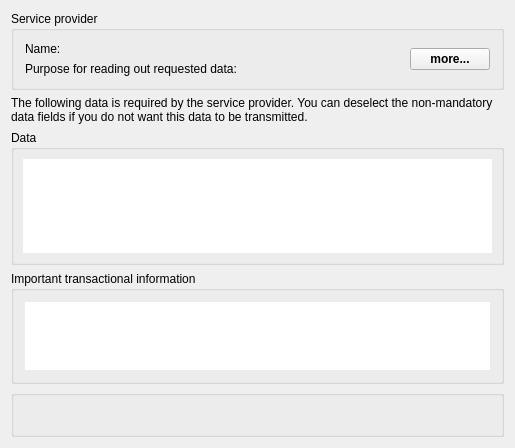
<?xml version="1.0" encoding="UTF-8"?>
<ui version="4.0">
 <class>StepAuthenticationEac1Widget</class>
 <widget class="QWidget" name="StepAuthenticationEac1Widget">
  <property name="geometry">
   <rect>
    <x>0</x>
    <y>0</y>
    <width>515</width>
    <height>448</height>
   </rect>
  </property>
  <property name="sizePolicy">
   <sizepolicy hsizetype="Expanding" vsizetype="Expanding">
    <horstretch>0</horstretch>
    <verstretch>0</verstretch>
   </sizepolicy>
  </property>
  <property name="windowTitle">
   <string>AusweisApp2</string>
  </property>
  <layout class="QVBoxLayout" name="verticalLayout">
   <item>
    <widget class="QGroupBox" name="certificateDescriptionGroupBox">
     <property name="focusPolicy">
      <enum>Qt::TabFocus</enum>
     </property>
     <property name="title">
      <string>Service provider</string>
     </property>
     <layout class="QVBoxLayout" name="verticalLayout_4">
      <item>
       <widget class="QWidget" name="detailsWidget" native="true">
        <layout class="QHBoxLayout" name="horizontalLayout_2">
         <property name="leftMargin">
          <number>0</number>
         </property>
         <property name="topMargin">
          <number>0</number>
         </property>
         <property name="rightMargin">
          <number>0</number>
         </property>
         <property name="bottomMargin">
          <number>0</number>
         </property>
         <item>
          <widget class="QWidget" name="widget_2" native="true">
           <layout class="QFormLayout" name="formLayout_2">
            <property name="fieldGrowthPolicy">
             <enum>QFormLayout::AllNonFixedFieldsGrow</enum>
            </property>
            <property name="horizontalSpacing">
             <number>6</number>
            </property>
            <property name="verticalSpacing">
             <number>6</number>
            </property>
            <property name="leftMargin">
             <number>0</number>
            </property>
            <property name="topMargin">
             <number>0</number>
            </property>
            <property name="rightMargin">
             <number>0</number>
            </property>
            <property name="bottomMargin">
             <number>0</number>
            </property>
            <item row="2" column="0">
             <widget class="QLabel" name="usageLabel">
              <property name="focusPolicy">
               <enum>Qt::TabFocus</enum>
              </property>
              <property name="text">
               <string>Purpose for reading out requested data:</string>
              </property>
             </widget>
            </item>
            <item row="2" column="1">
             <widget class="QLabel" name="usage">
              <property name="focusPolicy">
               <enum>Qt::TabFocus</enum>
              </property>
              <property name="wordWrap">
               <bool>true</bool>
              </property>
             </widget>
            </item>
            <item row="1" column="0">
             <widget class="QLabel" name="subjectNameLabel">
              <property name="focusPolicy">
               <enum>Qt::TabFocus</enum>
              </property>
              <property name="text">
               <string>Name:</string>
              </property>
             </widget>
            </item>
            <item row="1" column="1">
             <widget class="QLabel" name="subjectName">
              <property name="focusPolicy">
               <enum>Qt::TabFocus</enum>
              </property>
              <property name="wordWrap">
               <bool>true</bool>
              </property>
             </widget>
            </item>
           </layout>
          </widget>
         </item>
         <item>
          <widget class="QPushButton" name="detailsPushButton">
           <property name="sizePolicy">
            <sizepolicy hsizetype="Fixed" vsizetype="Fixed">
             <horstretch>0</horstretch>
             <verstretch>0</verstretch>
            </sizepolicy>
           </property>
           <property name="font">
            <font>
             <weight>75</weight>
             <bold>true</bold>
            </font>
           </property>
           <property name="accessibleName">
            <string>details</string>
           </property>
           <property name="text">
            <string>more...</string>
           </property>
           <property name="default">
            <bool>false</bool>
           </property>
          </widget>
         </item>
        </layout>
       </widget>
      </item>
     </layout>
    </widget>
   </item>
   <item>
    <widget class="QLabel" name="label">
     <property name="focusPolicy">
      <enum>Qt::TabFocus</enum>
     </property>
     <property name="text">
      <string>The following data is required by the service provider. You can deselect the non-mandatory data fields if you do not want this data to be transmitted.</string>
     </property>
     <property name="wordWrap">
      <bool>true</bool>
     </property>
    </widget>
   </item>
   <item>
    <widget class="QGroupBox" name="groupBox">
     <property name="focusPolicy">
      <enum>Qt::TabFocus</enum>
     </property>
     <property name="title">
      <string>Data</string>
     </property>
     <layout class="QVBoxLayout" name="verticalLayout_3">
      <property name="leftMargin">
       <number>9</number>
      </property>
      <property name="topMargin">
       <number>9</number>
      </property>
      <property name="rightMargin">
       <number>9</number>
      </property>
      <property name="bottomMargin">
       <number>9</number>
      </property>
      <item>
       <layout class="QHBoxLayout" name="horizontalLayout">
        <property name="spacing">
         <number>0</number>
        </property>
        <item>
         <widget class="QListWidget" name="listWidgetWest">
          <property name="enabled">
           <bool>true</bool>
          </property>
          <property name="accessibleDescription">
           <string/>
          </property>
          <property name="frameShape">
           <enum>QFrame::NoFrame</enum>
          </property>
          <property name="frameShadow">
           <enum>QFrame::Plain</enum>
          </property>
          <property name="lineWidth">
           <number>0</number>
          </property>
          <property name="horizontalScrollBarPolicy">
           <enum>Qt::ScrollBarAsNeeded</enum>
          </property>
          <property name="tabKeyNavigation">
           <bool>true</bool>
          </property>
         </widget>
        </item>
        <item>
         <widget class="QListWidget" name="listWidgetEast">
          <property name="enabled">
           <bool>true</bool>
          </property>
          <property name="accessibleDescription">
           <string/>
          </property>
          <property name="frameShape">
           <enum>QFrame::NoFrame</enum>
          </property>
          <property name="frameShadow">
           <enum>QFrame::Plain</enum>
          </property>
          <property name="lineWidth">
           <number>0</number>
          </property>
          <property name="horizontalScrollBarPolicy">
           <enum>Qt::ScrollBarAsNeeded</enum>
          </property>
          <property name="autoScrollMargin">
           <number>0</number>
          </property>
          <property name="tabKeyNavigation">
           <bool>true</bool>
          </property>
         </widget>
        </item>
       </layout>
      </item>
     </layout>
    </widget>
   </item>
   <item>
    <widget class="QGroupBox" name="transactionInfoGroupBox">
     <property name="focusPolicy">
      <enum>Qt::TabFocus</enum>
     </property>
     <property name="title">
      <string>Important transactional information</string>
     </property>
     <layout class="QVBoxLayout" name="verticalLayout_6">
      <item>
       <layout class="QVBoxLayout" name="transactionInfoVerticalLayout">
        <item>
         <widget class="QScrollArea" name="scrollArea">
          <property name="frameShape">
           <enum>QFrame::NoFrame</enum>
          </property>
          <property name="frameShadow">
           <enum>QFrame::Plain</enum>
          </property>
          <property name="lineWidth">
           <number>0</number>
          </property>
          <property name="widgetResizable">
           <bool>true</bool>
          </property>
          <widget class="QWidget" name="scrollAreaWidgetContents">
           <property name="geometry">
            <rect>
             <x>0</x>
             <y>0</y>
             <width>475</width>
             <height>69</height>
            </rect>
           </property>
           <property name="styleSheet">
            <string notr="true"/>
           </property>
           <layout class="QVBoxLayout" name="verticalLayout_5">
            <property name="leftMargin">
             <number>0</number>
            </property>
            <property name="topMargin">
             <number>0</number>
            </property>
            <property name="rightMargin">
             <number>0</number>
            </property>
            <property name="bottomMargin">
             <number>0</number>
            </property>
            <item>
             <widget class="QLabel" name="transactionInfo">
              <property name="focusPolicy">
               <enum>Qt::TabFocus</enum>
              </property>
              <property name="styleSheet">
               <string notr="true">background-color: white;</string>
              </property>
              <property name="text">
               <string/>
              </property>
              <property name="textFormat">
               <enum>Qt::PlainText</enum>
              </property>
              <property name="alignment">
               <set>Qt::AlignLeading|Qt::AlignLeft|Qt::AlignTop</set>
              </property>
              <property name="wordWrap">
               <bool>true</bool>
              </property>
              <property name="openExternalLinks">
               <bool>true</bool>
              </property>
             </widget>
            </item>
           </layout>
          </widget>
         </widget>
        </item>
       </layout>
      </item>
     </layout>
    </widget>
   </item>
   <item>
    <widget class="QGroupBox" name="pinGroupBox">
     <layout class="QVBoxLayout" name="verticalLayout_2">
      <property name="spacing">
       <number>0</number>
      </property>
      <property name="leftMargin">
       <number>9</number>
      </property>
      <property name="topMargin">
       <number>9</number>
      </property>
      <property name="rightMargin">
       <number>9</number>
      </property>
      <property name="bottomMargin">
       <number>9</number>
      </property>
      <item>
       <layout class="QHBoxLayout" name="horizontalLayout_3">
        <item>
         <spacer name="horizontalSpacer">
          <property name="orientation">
           <enum>Qt::Horizontal</enum>
          </property>
          <property name="sizeHint" stdset="0">
           <size>
            <width>40</width>
            <height>20</height>
           </size>
          </property>
         </spacer>
        </item>
        <item>
         <layout class="QVBoxLayout" name="pinWidgetLayout"/>
        </item>
        <item>
         <spacer name="horizontalSpacer_2">
          <property name="orientation">
           <enum>Qt::Horizontal</enum>
          </property>
          <property name="sizeHint" stdset="0">
           <size>
            <width>40</width>
            <height>20</height>
           </size>
          </property>
         </spacer>
        </item>
       </layout>
      </item>
     </layout>
    </widget>
   </item>
  </layout>
 </widget>
 <layoutdefault spacing="6" margin="11"/>
 <tabstops>
  <tabstop>certificateDescriptionGroupBox</tabstop>
  <tabstop>subjectNameLabel</tabstop>
  <tabstop>subjectName</tabstop>
  <tabstop>usageLabel</tabstop>
  <tabstop>usage</tabstop>
  <tabstop>detailsPushButton</tabstop>
  <tabstop>label</tabstop>
  <tabstop>groupBox</tabstop>
  <tabstop>listWidgetWest</tabstop>
  <tabstop>listWidgetEast</tabstop>
  <tabstop>transactionInfoGroupBox</tabstop>
 </tabstops>
 <resources/>
 <connections/>
</ui>
